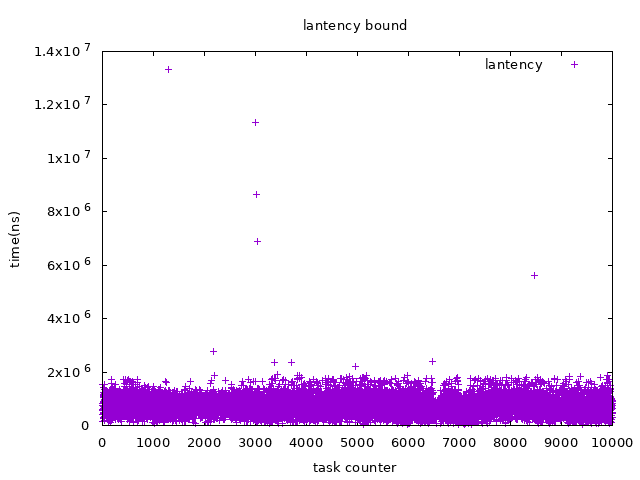

This chart was generated by the following gnuplot code:
reset                                                                           
set xlabel 'task counter'
set ylabel 'time(ns)'
set title 'lantency bound'
set term png enhanced font 'Verdana,10'
set output 'lantency.png'
set xtic 1000

plot \
'lantency.txt' using 1:2 with points title 'lantency'